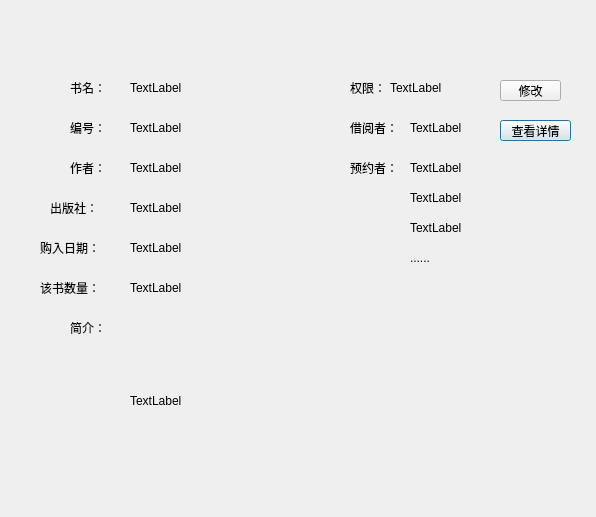
<?xml version="1.0" encoding="UTF-8"?>
<ui version="4.0">
 <class>BookDetail</class>
 <widget class="QDialog" name="BookDetail">
  <property name="geometry">
   <rect>
    <x>0</x>
    <y>0</y>
    <width>596</width>
    <height>517</height>
   </rect>
  </property>
  <property name="windowTitle">
   <string>Dialog</string>
  </property>
  <widget class="QLabel" name="label">
   <property name="geometry">
    <rect>
     <x>70</x>
     <y>80</y>
     <width>72</width>
     <height>15</height>
    </rect>
   </property>
   <property name="text">
    <string>书名：</string>
   </property>
  </widget>
  <widget class="QLabel" name="name">
   <property name="geometry">
    <rect>
     <x>130</x>
     <y>80</y>
     <width>72</width>
     <height>15</height>
    </rect>
   </property>
   <property name="text">
    <string>TextLabel</string>
   </property>
  </widget>
  <widget class="QLabel" name="label_2">
   <property name="geometry">
    <rect>
     <x>70</x>
     <y>120</y>
     <width>72</width>
     <height>15</height>
    </rect>
   </property>
   <property name="text">
    <string>编号：</string>
   </property>
  </widget>
  <widget class="QLabel" name="id">
   <property name="geometry">
    <rect>
     <x>130</x>
     <y>120</y>
     <width>72</width>
     <height>15</height>
    </rect>
   </property>
   <property name="text">
    <string>TextLabel</string>
   </property>
  </widget>
  <widget class="QLabel" name="label_3">
   <property name="geometry">
    <rect>
     <x>70</x>
     <y>160</y>
     <width>72</width>
     <height>15</height>
    </rect>
   </property>
   <property name="text">
    <string>作者：</string>
   </property>
  </widget>
  <widget class="QLabel" name="author">
   <property name="geometry">
    <rect>
     <x>130</x>
     <y>160</y>
     <width>72</width>
     <height>15</height>
    </rect>
   </property>
   <property name="text">
    <string>TextLabel</string>
   </property>
  </widget>
  <widget class="QLabel" name="label_4">
   <property name="geometry">
    <rect>
     <x>50</x>
     <y>200</y>
     <width>72</width>
     <height>15</height>
    </rect>
   </property>
   <property name="text">
    <string>出版社：</string>
   </property>
  </widget>
  <widget class="QLabel" name="publisher">
   <property name="geometry">
    <rect>
     <x>130</x>
     <y>200</y>
     <width>72</width>
     <height>15</height>
    </rect>
   </property>
   <property name="text">
    <string>TextLabel</string>
   </property>
  </widget>
  <widget class="QLabel" name="label_5">
   <property name="geometry">
    <rect>
     <x>40</x>
     <y>240</y>
     <width>72</width>
     <height>15</height>
    </rect>
   </property>
   <property name="text">
    <string>购入日期：</string>
   </property>
  </widget>
  <widget class="QLabel" name="boughtTime">
   <property name="geometry">
    <rect>
     <x>130</x>
     <y>240</y>
     <width>72</width>
     <height>15</height>
    </rect>
   </property>
   <property name="text">
    <string>TextLabel</string>
   </property>
  </widget>
  <widget class="QLabel" name="label_6">
   <property name="geometry">
    <rect>
     <x>40</x>
     <y>280</y>
     <width>72</width>
     <height>15</height>
    </rect>
   </property>
   <property name="text">
    <string>该书数量：</string>
   </property>
  </widget>
  <widget class="QLabel" name="number">
   <property name="geometry">
    <rect>
     <x>130</x>
     <y>280</y>
     <width>72</width>
     <height>15</height>
    </rect>
   </property>
   <property name="text">
    <string>TextLabel</string>
   </property>
  </widget>
  <widget class="QLabel" name="label_7">
   <property name="geometry">
    <rect>
     <x>70</x>
     <y>320</y>
     <width>72</width>
     <height>15</height>
    </rect>
   </property>
   <property name="text">
    <string>简介：</string>
   </property>
  </widget>
  <widget class="QLabel" name="description">
   <property name="geometry">
    <rect>
     <x>130</x>
     <y>320</y>
     <width>161</width>
     <height>161</height>
    </rect>
   </property>
   <property name="text">
    <string>TextLabel</string>
   </property>
  </widget>
  <widget class="QLabel" name="label_8">
   <property name="geometry">
    <rect>
     <x>350</x>
     <y>80</y>
     <width>72</width>
     <height>15</height>
    </rect>
   </property>
   <property name="text">
    <string>权限：</string>
   </property>
  </widget>
  <widget class="QLabel" name="limit">
   <property name="geometry">
    <rect>
     <x>390</x>
     <y>80</y>
     <width>72</width>
     <height>15</height>
    </rect>
   </property>
   <property name="text">
    <string>TextLabel</string>
   </property>
  </widget>
  <widget class="QLabel" name="label_9">
   <property name="geometry">
    <rect>
     <x>350</x>
     <y>120</y>
     <width>72</width>
     <height>15</height>
    </rect>
   </property>
   <property name="text">
    <string>借阅者：</string>
   </property>
  </widget>
  <widget class="QLabel" name="borrower">
   <property name="geometry">
    <rect>
     <x>410</x>
     <y>120</y>
     <width>72</width>
     <height>15</height>
    </rect>
   </property>
   <property name="text">
    <string>TextLabel</string>
   </property>
  </widget>
  <widget class="QLabel" name="label_10">
   <property name="geometry">
    <rect>
     <x>350</x>
     <y>160</y>
     <width>72</width>
     <height>15</height>
    </rect>
   </property>
   <property name="text">
    <string>预约者：</string>
   </property>
  </widget>
  <widget class="QLabel" name="reserver1">
   <property name="geometry">
    <rect>
     <x>410</x>
     <y>160</y>
     <width>72</width>
     <height>15</height>
    </rect>
   </property>
   <property name="text">
    <string>TextLabel</string>
   </property>
  </widget>
  <widget class="QLabel" name="reserver2">
   <property name="geometry">
    <rect>
     <x>410</x>
     <y>190</y>
     <width>72</width>
     <height>15</height>
    </rect>
   </property>
   <property name="text">
    <string>TextLabel</string>
   </property>
  </widget>
  <widget class="QLabel" name="reserver3">
   <property name="geometry">
    <rect>
     <x>410</x>
     <y>220</y>
     <width>72</width>
     <height>15</height>
    </rect>
   </property>
   <property name="text">
    <string>TextLabel</string>
   </property>
  </widget>
  <widget class="QLabel" name="more">
   <property name="geometry">
    <rect>
     <x>410</x>
     <y>250</y>
     <width>72</width>
     <height>15</height>
    </rect>
   </property>
   <property name="text">
    <string>......</string>
   </property>
  </widget>
  <widget class="QPushButton" name="peopleDetail">
   <property name="geometry">
    <rect>
     <x>500</x>
     <y>120</y>
     <width>71</width>
     <height>21</height>
    </rect>
   </property>
   <property name="text">
    <string>查看详情</string>
   </property>
  </widget>
  <widget class="QPushButton" name="editLimit">
   <property name="geometry">
    <rect>
     <x>500</x>
     <y>80</y>
     <width>61</width>
     <height>21</height>
    </rect>
   </property>
   <property name="text">
    <string>修改</string>
   </property>
  </widget>
 </widget>
 <resources/>
 <connections/>
</ui>
